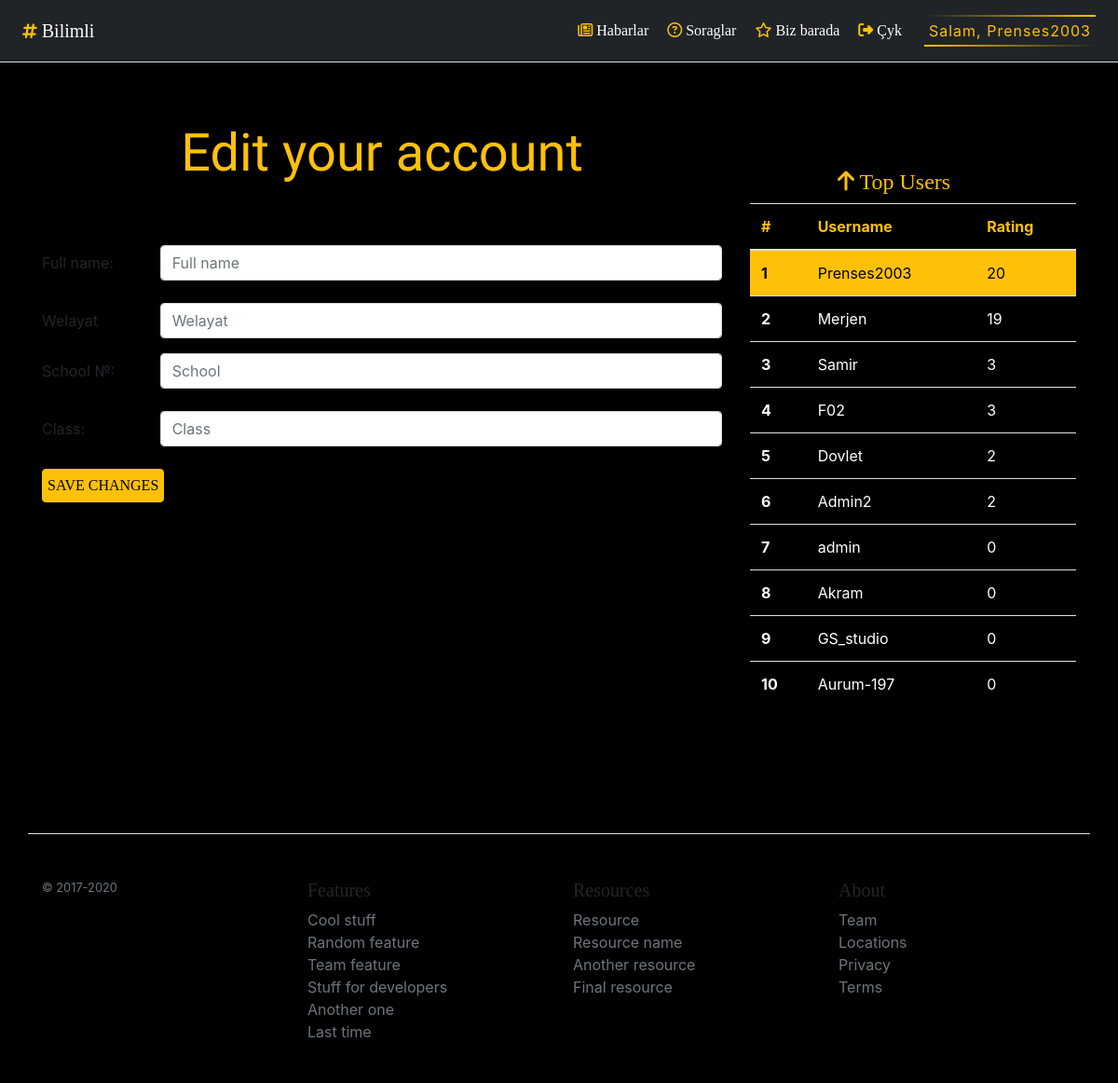
Page /accounts/edit/ (signed in) on the committed database.
### bilimli/apps/accounts/models.py (models this page shows, shortened)
class Profile(models.Model):
	user = models.OneToOneField(User, on_delete = models.CASCADE)
	full_name = models.CharField('Full name', max_length=50, null = True, blank = True)
	welayat = models.CharField('Which welayat', null = True, blank = True,max_length=15)
	school = models.IntegerField('School №',default = 0)
	clasy = models.IntegerField('Class',null = True, blank = True)
	rating = models.IntegerField('Rating', default = 0)

### bilimli/apps/accounts/views.py (the view)
# urls.py: path('edit/',edit, name='edit'),
@login_required
def edit(request):
    top_users = Profile.objects.order_by('-rating')[:10]
    if request.method == 'POST':
        user_form = UserEditForm(instance=request.user, data = request.POST)
        profile_form = ProfileEditForm(instance=request.user.profile, data = request.POST)
        if user_form.is_valid() and profile_form.is_valid():
            user_form.save()
            profile_form.save()
            return redirect('questions:index')
    else:
        user_form = UserEditForm(instance=request.user)
        profile_form = ProfileEditForm(instance=request.user.profile)
        return render(request, 'accounts/edit.html', {'user_form':user_form, 'profile_form': profile_form, 'top_users':top_users})

### bilimli/apps/accounts/forms.py
class UserEditForm(forms.ModelForm):
	class Meta:
		model = User
		fields = ()

class ProfileEditForm(forms.ModelForm):
	class Meta:
		model = Profile
		fields = ('full_name','welayat','school','clasy',)

### bilimli/templates/accounts/edit.html (shortened to what this page needs)
{% extends 'base.html' %}
{% block title %} Edit your account {% endblock %}
{% block content %}
<hr>
<form action="." method="POST" enctype="multipart/form-data">
	<div class="form-group row">
    <label for="inputText3" class="col-sm-2 col-form-label">{{profile_form.full_name.label_tag}}</label>
    <div class="col-sm-10">
      <input type="text" name="full_name" class="form-control" id="inputEmail3" placeholder="Full name">
    </div>
  </div>
  <div class="form-group row">
    <label for="inputText3" class="col-sm-2 col-form-label">Welayat</label>
    <div class="col-sm-10">
      <input type="text" name="welayat" class="form-control" id="inputEmail3" placeholder="Welayat">
    </div>
  </div>
  <div class="form-group row">
    <label for="inputText3" class="col-sm-2 col-form-label">{{profile_form.school.label_tag}}</label>
    <div class="col-sm-10">
      <input type="text" name="school" class="form-control" id="inputEmail3" placeholder="School">
    </div>
  </div>
  <div class="form-group row">
    <label for="inputText3" class="col-sm-2 col-form-label">{{profile_form.clasy.label_tag}}</label>
    <div class="col-sm-10">
      <input type="text" name="clasy" class="form-control" id="inputEmail3" placeholder="Class">
    </div>
  </div>
	<button type="submit" class="btn btn-warning">Save changes</button>
</form>
{% endblock %}

### bilimli/templates/glow.html (shortened to what this page needs)
<a href="{% url 'profile' user.username %}" class="bubu" style="text-decoration: none;">
        <span></span>
        <span></span>
        Salam, {{user.username}}
    </a>

### bilimli/templates/table.html (shortened to what this page needs)
  <div class="col-sm-4 mt-5 pt-5 ">
 		<h4 style="color: #ffc107; text-align: center;"><i class="fa fa-arrow-up" aria-hidden="true"></i>
                  Top Users   <i class='fa fa-users ' style='font-size:28px; color: black;'></i></h4>
 		<table class="table table-hover">
 			<thead>
 				<tr style="color: #ffc107;">
 					<th scope="col">#</th>
 					<th scope="col">Username</th>
 					<th scope="col">Rating</th>
 				</tr>
 			</thead>
 			<tbody>
 				{% for u in top_users %}
 				{% if user == u.user %}<tr style="background-color: #ffc107;color: black;">{%else%}
          <tr style="color: white;"> {% endif %}
 					<th scope="row"><script type="text/javascript">x+=1;document.write(x);</script></th>
 					<td><a style=" {% if user == u.user %} color: black; {% else %}color: white;{% endif %} text-decoration: none;" href="{% url 'profile' u.user.username %}">{{u.user.username}}</a></td>
 					<td>{{u.rating}}</td>
 				</tr>
 				{% endfor %}
 			</tbody>
 		</table>
 		</div>

### bilimli/templates/glow.html (style rules this page uses)
.bubu { position: relative; display: inline-block; padding: 5px; color:#ffc107; text-decoration: none; transition: 0.5s; letter-spacing: 1px; overflow: hidden; }
.bubu span { position: absolute; display: block; }
.bubu span:nth-child(1) { top: 0; left: 0; width: 100%; height: 2px; background: linear-gradient(90deg,transparent,#ffc107); animation: animate1 1s linear infinite; }
.bubu span:nth-child(3) { bottom: 0; right: 0; width: 100%; height: 2px; background: linear-gradient(270deg,transparent,#ffc107); animation: animate3 1s linear infinite; animation-delay: 0.50s; }

### bilimli/templates/base.html (style rules this page uses)
p,h3,h4,h5,nav,btn,em { font-family: Alegreya Sans SC; }
.btn { font-family: Alegreya Sans SC; text-decoration: none; color: #000000; background: #ffc107; padding: 5px; border-radius: 4px; font-weight: normal; text-transform: uppercase; transition: all 0.2s ease-in-out; }
i { color: #ffc107; }

### rows in the picture
Profile: user.username "Prenses2003", rating "20"
Profile: user.username "Merjen", rating "19"
Profile: user.username "Samir", rating "3"
Profile: user.username "F02", rating "3"
Profile: user.username "Dovlet", rating "2"
Profile: user.username "Admin2", rating "2"
Profile: user.username "admin", rating "0"
Profile: user.username "Akram", rating "0"
Profile: user.username "GS_studio", rating "0"
Profile: user.username "Aurum-197", rating "0"

### other values in the picture
{{ user.username }} "Prenses2003"
{{ profile_form.full_name.label_tag }} "Full name:"
{{ profile_form.school.label_tag }} "School №:"
{{ profile_form.clasy.label_tag }} "Class:"
